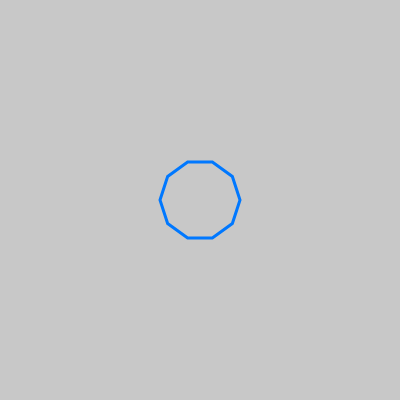
Frame 1 (no input)
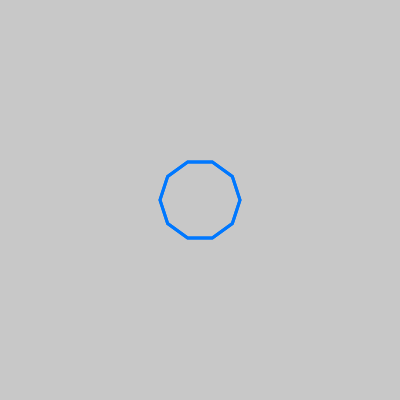
Frame 2 (the mouse pressed at the canvas centre, redrawn once)

The p5.js sketch that drew these frames (run headless with seeded random() and noise() and a simulated clock; the mouse was pressed at the canvas centre and the sketch redrawn once):

// p5.js sketch
// ── sketch.js
// draw vertices along a circle
// by moving around the circle in fractions of PI we get symmetrical polygons
// nice ‘trouvaille’ when experimenting based on of Dan Shiffman’s Superellipsis Coding Challenge

function setup() {
  createCanvas( 400, 400 );
  background( 200 );
}

function draw() {
  stroke( 0, 120, 255 );
  strokeWeight( 3 );
  noFill();
  translate( width / 2, height / 2 );
  beginShape();
  for ( var i = 0; i < 2 * PI ; i += PI / 5 ) {
    var x = cos( i );
    var y = sin( i );
    var pos = createVector( x, y );
    var scale = 40;
    pos = pos.mult( scale );
    vertex( pos.x, pos.y );
  }
  endShape( CLOSE );
  noLoop();
}
